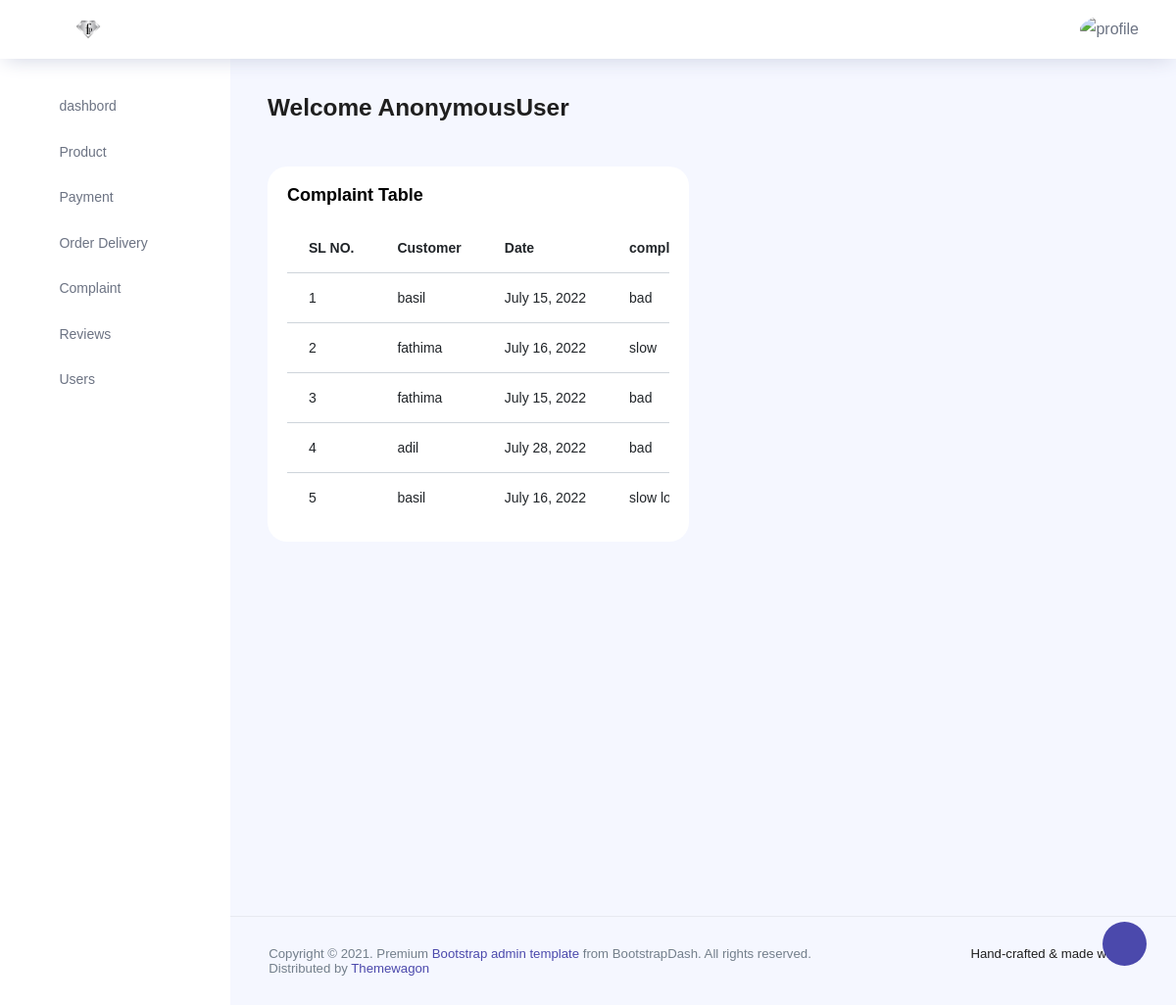
Screenshot of /complaint_view with the database file from the repository.
### app/models.py (models this page shows)
class Complaint(models.Model):
    user = models.ForeignKey(Customer,on_delete=models.DO_NOTHING)
    complaint = models.TextField()
    date = models.DateField()
    reply = models.TextField(null=True,blank=True)

class Customer(AbstractUser):
    is_user = models.BooleanField(default=False)
    FullName = models.CharField(max_length=25, blank=True, null=True)
    email = models.CharField(max_length=50)
    Contact_no = models.CharField(max_length=50)
    GENDER_CHOICES = (
        ('M', 'Male'),
        ('F', 'Female'),
        ('O', 'Others')
    )
    gender = models.CharField(max_length=10, choices=GENDER_CHOICES)

### app/views.py (the view)
# urls.py: path('complaint_view', views.complaint_view, name='complaint_view'),
def complaint_view(request):
    c = Complaint.objects.all()
    return render(request, 'admin_panel/complaint_view.html', {'c': c})

### templates/admin_panel/complaint_view.html (shortened to what this page needs)
{% extends 'admin_panel/admin_home.html' %}
{% load crispy_forms_filters %}
{% block content %}
<div class="col-lg-6 grid-margin stretch-card">
              <div class="card">
                <div class="card-body">
                  <h4 class="card-title">Complaint Table</h4>
                  <div class="table-responsive">
                    <table class="table">
                      <thead>
                        <tr>
                          <th>SL NO.</th>
                          <th>Customer</th>
                          <th>Date</th>
                          <th>complaint</th>
                        </tr>
                         {% for i in c %}
                      <tr>
                          <td>{{forloop.counter}}</td>
                          <td>{{i.user}}</td>
                          <td>{{i.date}}</td>
                          <td>{{i.complaint}}</td>
                      </tr>
                         {% endfor %}
                      </thead>
                    </table>
                  </div>
                </div>
              </div>
            </div>
        {% endblock %}

### rows the page displays
Complaint: user "basil", date "July 15, 2022", complaint "bad"
Complaint: user "fathima", date "July 16, 2022", complaint "slow"
Complaint: user "fathima", date "July 15, 2022", complaint "bad"
Complaint: user "adil", date "July 28, 2022", complaint "bad"
Complaint: user "basil", date "July 16, 2022", complaint "slow…"

### other values shown
{{ request.user }} "AnonymousUser"
